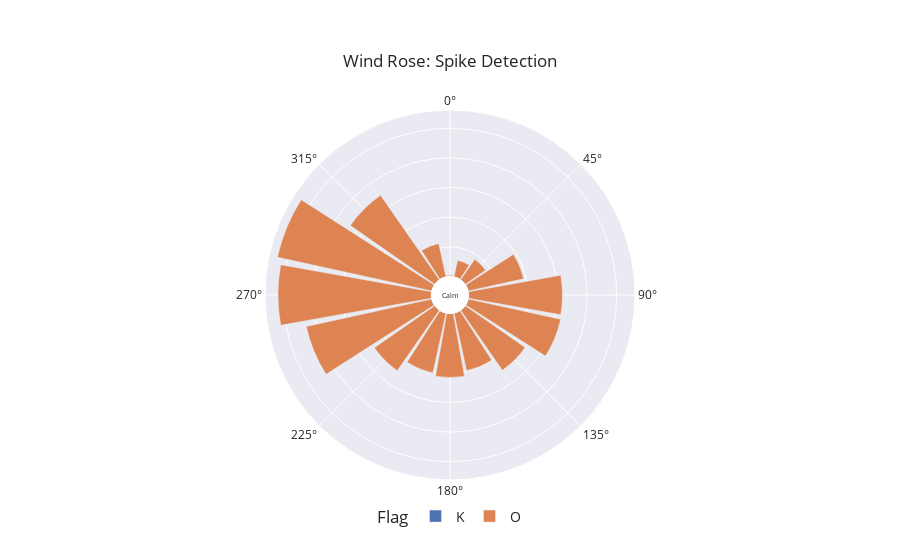

Write notebook code for a chart like this one.
### Markdown cell above
![](sites/DLRR.jpg)

### Code cell
# TUMR TUM Zentralgelände Nord Maxvorstadt
df_site = extract_site_data(df=df, dates = dates, site_name="TUMR")

plot_wind_rose(df_site, column="Flag")

### Figure 1 — Plotly figure (JSON) as saved in the notebook; plotly's stock layout.template omitted (floating-point values rounded to 4 significant figures)
{"data": [{"hovertemplate": "Flag=K<br>len=%{r}<br>cardinal_direction=%{theta}<extra></extra>", "legendgroup": "K", "marker": {"color": "rgb(76,114,176)", "pattern": {"shape": ""}}, "name": "K", "r": [17, 4, 28, 9, 8, 17, 17, 23, 2, 14, 9, 37, 8, 14, 8], "showlegend": true, "subplot": "polar", "theta": [67.5, 45, 270, 225, 315, 112.5, 90, 135, 22.5, 292.5, 157.5, 247.5, 180, 337.5, 202.5], "type": "barpolar"}, {"hovertemplate": "Flag=O<br>len=%{r}<br>cardinal_direction=%{theta}<extra></extra>", "legendgroup": "O", "marker": {"color": "rgb(221,132,82)", "pattern": {"shape": ""}}, "name": "O", "r": [8642, 4967, 2300, 3820, 81, 4910, 6942, 6383, 3972, 6324, 10658, 10330, 1150, 4308, 4123, 1678], "showlegend": true, "subplot": "polar", "theta": [247.5, 225, 337.5, 67.5, 0, 135, 315, 112.5, 157.5, 90, 292.5, 270, 22.5, 180, 202.5, 45], "type": "barpolar"}], "layout": {"annotations": [{"font": {"size": 7}, "showarrow": false, "text": "Calm", "x": 0.5, "y": 0.5}], "barmode": "relative", "legend": {"font": {"size": 14}, "orientation": "h", "title": {"text": "Flag"}, "tracegroupgap": 0, "x": 0.5, "xanchor": "center", "y": -0.1, "yanchor": "middle"}, "margin": {"t": 110}, "polar": {"angularaxis": {"direction": "clockwise", "rotation": 90}, "domain": {"x": [0, 1], "y": [0, 1]}, "hole": 0.1, "radialaxis": {"linewidth": 0, "showticklabels": false, "ticks": ""}}, "title": {"text": "Wind Rose: Spike Detection", "xanchor": "center", "yanchor": "top"}}}
